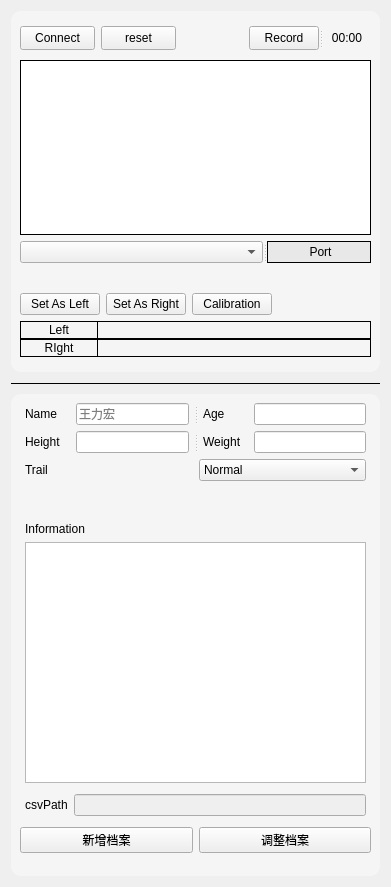
            <widget class="QWidget" name="columnLeft" native="true">
             <property name="maximumSize">
              <size>
               <width>391</width>
               <height>16777215</height>
              </size>
             </property>
             <property name="styleSheet">
              <string notr="true">#columnLeft{border: 1px solid;
	background-color: rgba(255, 255, 255, 200);
	border-top-left-radius:10px;
	border-bottom-left-radius:10px;
}</string>
             </property>
             <layout class="QVBoxLayout" name="verticalLayout_5" stretch="3,0,4">
              <item>
               <widget class="QWidget" name="controlPanel" native="true">
                <property name="sizePolicy">
                 <sizepolicy hsizetype="Expanding" vsizetype="Expanding">
                  <horstretch>0</horstretch>
                  <verstretch>0</verstretch>
                 </sizepolicy>
                </property>
                <property name="styleSheet">
                 <string notr="true">#controlPanel{
	border-radius:10px;
	background-color: rgba(255, 255, 255, 100);
}</string>
                </property>
                <layout class="QVBoxLayout" name="verticalLayout_4">
                 <property name="topMargin">
                  <number>15</number>
                 </property>
                 <property name="bottomMargin">
                  <number>15</number>
                 </property>
                 <item>
                  <layout class="QHBoxLayout" name="horizontalLayout_13">
                   <item>
                    <widget class="QPushButton" name="tcpBtn">
                     <property name="maximumSize">
                      <size>
                       <width>75</width>
                       <height>24</height>
                      </size>
                     </property>
                     <property name="text">
                      <string>Connect</string>
                     </property>
                    </widget>
                   </item>
                   <item>
                    <widget class="QPushButton" name="reset">
                     <property name="maximumSize">
                      <size>
                       <width>75</width>
                       <height>24</height>
                      </size>
                     </property>
                     <property name="text">
                      <string>reset</string>
                     </property>
                    </widget>
                   </item>
                   <item>
                    <spacer name="horizontalSpacer_7">
                     <property name="orientation">
                      <enum>Qt::Horizontal</enum>
                     </property>
                     <property name="sizeHint" stdset="0">
                      <size>
                       <width>40</width>
                       <height>20</height>
                      </size>
                     </property>
                    </spacer>
                   </item>
                   <item>
                    <widget class="QSplitter" name="splitter">
                     <property name="orientation">
                      <enum>Qt::Horizontal</enum>
                     </property>
                     <widget class="QPushButton" name="recordBtn">
                      <property name="minimumSize">
                       <size>
                        <width>0</width>
                        <height>0</height>
                       </size>
                      </property>
                      <property name="maximumSize">
                       <size>
                        <width>70</width>
                        <height>24</height>
                       </size>
                      </property>
                      <property name="text">
                       <string>Record</string>
                      </property>
                     </widget>
                     <widget class="QLabel" name="timeCounter">
                      <property name="minimumSize">
                       <size>
                        <width>48</width>
                        <height>24</height>
                       </size>
                      </property>
                      <property name="maximumSize">
                       <size>
                        <width>48</width>
                        <height>24</height>
                       </size>
                      </property>
                      <property name="layoutDirection">
                       <enum>Qt::RightToLeft</enum>
                      </property>
                      <property name="autoFillBackground">
                       <bool>false</bool>
                      </property>
                      <property name="text">
                       <string>&lt;html&gt;&lt;head/&gt;&lt;body&gt;&lt;p align=&quot;center&quot;&gt;00:00&lt;/p&gt;&lt;/body&gt;&lt;/html&gt;</string>
                      </property>
                     </widget>
                    </widget>
                   </item>
                  </layout>
                 </item>
                 <item>
                  <spacer name="verticalSpacer_8">
                   <property name="orientation">
                    <enum>Qt::Vertical</enum>
                   </property>
                   <property name="sizeType">
                    <enum>QSizePolicy::Preferred</enum>
                   </property>
                   <property name="sizeHint" stdset="0">
                    <size>
                     <width>20</width>
                     <height>20</height>
                    </size>
                   </property>
                  </spacer>
                 </item>
                 <item>
                  <widget class="QTextEdit" name="tcpMsg">
                   <property name="styleSheet">
                    <string notr="true">border: 1px solid black;</string>
                   </property>
                   <property name="frameShadow">
                    <enum>QFrame::Sunken</enum>
                   </property>
                   <property name="lineWidth">
                    <number>1</number>
                   </property>
                  </widget>
                 </item>
                 <item>
                  <widget class="QSplitter" name="comboBox">
                   <property name="orientation">
                    <enum>Qt::Horizontal</enum>
                   </property>
                   <widget class="QComboBox" name="clientComboBox"/>
                   <widget class="QLabel" name="clientComboBoxLable">
                    <property name="styleSheet">
                     <string notr="true">background-color: rgb(232, 232, 232);
border-color: rgb(0, 0, 0);
border:1px solid;</string>
                    </property>
                    <property name="text">
                     <string>&lt;html&gt;&lt;head/&gt;&lt;body&gt;&lt;p align=&quot;center&quot;&gt;Port&lt;/p&gt;&lt;/body&gt;&lt;/html&gt;</string>
                    </property>
                   </widget>
                  </widget>
                 </item>
                 <item>
                  <spacer name="verticalSpacer_2">
                   <property name="orientation">
                    <enum>Qt::Vertical</enum>
                   </property>
                   <property name="sizeType">
                    <enum>QSizePolicy::Preferred</enum>
                   </property>
                   <property name="sizeHint" stdset="0">
                    <size>
                     <width>20</width>
                     <height>40</height>
                    </size>
                   </property>
                  </spacer>
                 </item>
                 <item>
                  <layout class="QHBoxLayout" name="horizontalLayout_11">
                   <item>
                    <widget class="QPushButton" name="setAsLeft">
                     <property name="text">
                      <string>Set As Left</string>
                     </property>
                    </widget>
                   </item>
                   <item>
                    <spacer name="horizontalSpacer_4">
                     <property name="orientation">
                      <enum>Qt::Horizontal</enum>
                     </property>
                     <property name="sizeHint" stdset="0">
                      <size>
                       <width>18</width>
                       <height>20</height>
                      </size>
                     </property>
                    </spacer>
                   </item>
                   <item>
                    <widget class="QPushButton" name="setAsRight">
                     <property name="text">
                      <string>Set As Right</string>
                     </property>
                    </widget>
                   </item>
                   <item>
                    <widget class="QPushButton" name="caliBtn">
                     <property name="text">
                      <string>Calibration</string>
                     </property>
                    </widget>
                   </item>
                   <item>
                    <spacer name="horizontalSpacer_5">
                     <property name="orientation">
                      <enum>Qt::Horizontal</enum>
                     </property>
                     <property name="sizeHint" stdset="0">
                      <size>
                       <width>158</width>
                       <height>20</height>
                      </size>
                     </property>
                    </spacer>
                   </item>
                  </layout>
                 </item>
                 <item>
                  <layout class="QVBoxLayout" name="clientAndType">
                   <property name="spacing">
                    <number>0</number>
                   </property>
                   <property name="sizeConstraint">
                    <enum>QLayout::SetMinAndMaxSize</enum>
                   </property>
                   <item>
                    <layout class="QHBoxLayout" name="horizontalLayout_7" stretch="2,7">
                     <property name="spacing">
                      <number>0</number>
                     </property>
                     <property name="sizeConstraint">
                      <enum>QLayout::SetDefaultConstraint</enum>
                     </property>
                     <item>
                      <widget class="QLabel" name="LeftLable">
                       <property name="sizePolicy">
                        <sizepolicy hsizetype="Expanding" vsizetype="Preferred">
                         <horstretch>0</horstretch>
                         <verstretch>0</verstretch>
                        </sizepolicy>
                       </property>
                       <property name="minimumSize">
                        <size>
                         <width>40</width>
                         <height>18</height>
                        </size>
                       </property>
                       <property name="maximumSize">
                        <size>
                         <width>16777215</width>
                         <height>24</height>
                        </size>
                       </property>
                       <property name="styleSheet">
                        <string notr="true">border: 1px solid black
</string>
                       </property>
                       <property name="frameShape">
                        <enum>QFrame::NoFrame</enum>
                       </property>
                       <property name="frameShadow">
                        <enum>QFrame::Plain</enum>
                       </property>
                       <property name="text">
                        <string>Left</string>
                       </property>
                       <property name="alignment">
                        <set>Qt::AlignCenter</set>
                       </property>
                      </widget>
                     </item>
                     <item>
                      <widget class="QLabel" name="LeftIs">
                       <property name="minimumSize">
                        <size>
                         <width>0</width>
                         <height>18</height>
                        </size>
                       </property>
                       <property name="maximumSize">
                        <size>
                         <width>16777215</width>
                         <height>24</height>
                        </size>
                       </property>
                       <property name="styleSheet">
                        <string notr="true">border: 1px solid black;
border-left: 0px;
</string>
                       </property>
                       <property name="text">
                        <string/>
                       </property>
                       <property name="alignment">
                        <set>Qt::AlignCenter</set>
                       </property>
                      </widget>
                     </item>
                    </layout>
                   </item>
                   <item>
                    <layout class="QHBoxLayout" name="horizontalLayout_10" stretch="2,7">
                     <property name="spacing">
                      <number>0</number>
                     </property>
                     <item>
                      <widget class="QLabel" name="RightTable">
                       <property name="sizePolicy">
                        <sizepolicy hsizetype="Expanding" vsizetype="Preferred">
                         <horstretch>0</horstretch>
                         <verstretch>0</verstretch>
                        </sizepolicy>
                       </property>
                       <property name="minimumSize">
                        <size>
                         <width>40</width>
                         <height>18</height>
                        </size>
                       </property>
                       <property name="maximumSize">
                        <size>
                         <width>16777215</width>
                         <height>24</height>
                        </size>
                       </property>
                       <property name="styleSheet">
                        <string notr="true">border: 1px solid black
</string>
                       </property>
                       <property name="text">
                        <string>RIght</string>
                       </property>
                       <property name="alignment">
                        <set>Qt::AlignCenter</set>
                       </property>
                      </widget>
                     </item>
                     <item>
                      <widget class="QLabel" name="RightIs">
                       <property name="minimumSize">
                        <size>
                         <width>0</width>
                         <height>18</height>
                        </size>
                       </property>
                       <property name="maximumSize">
                        <size>
                         <width>16777215</width>
                         <height>24</height>
                        </size>
                       </property>
                       <property name="styleSheet">
                        <string notr="true">border: 1px solid black;
border-left: 0px;
</string>
                       </property>
                       <property name="text">
                        <string/>
                       </property>
                       <property name="alignment">
                        <set>Qt::AlignCenter</set>
                       </property>
                      </widget>
                     </item>
                    </layout>
                   </item>
                  </layout>
                 </item>
                </layout>
               </widget>
              </item>
              <item>
               <widget class="Line" name="line">
                <property name="minimumSize">
                 <size>
                  <width>0</width>
                  <height>10</height>
                 </size>
                </property>
                <property name="styleSheet">
                 <string notr="true">color: rgb(0, 0, 0);</string>
                </property>
                <property name="frameShadow">
                 <enum>QFrame::Plain</enum>
                </property>
                <property name="lineWidth">
                 <number>1</number>
                </property>
                <property name="orientation">
                 <enum>Qt::Horizontal</enum>
                </property>
               </widget>
              </item>
              <item>
               <widget class="QWidget" name="patientDoc" native="true">
                <property name="sizePolicy">
                 <sizepolicy hsizetype="Expanding" vsizetype="Expanding">
                  <horstretch>0</horstretch>
                  <verstretch>0</verstretch>
                 </sizepolicy>
                </property>
                <property name="styleSheet">
                 <string notr="true">#patientDoc{
	border-radius: 10px;
	background-color: rgba(255, 255, 255, 100);
}</string>
                </property>
                <layout class="QVBoxLayout" name="verticalLayout_3">
                 <item>
                  <widget class="QSplitter" name="splitter_4">
                   <property name="orientation">
                    <enum>Qt::Horizontal</enum>
                   </property>
                   <widget class="QWidget" name="layoutWidget_7">
                    <layout class="QHBoxLayout" name="horizontalLayout">
                     <property name="leftMargin">
                      <number>5</number>
                     </property>
                     <property name="rightMargin">
                      <number>5</number>
                     </property>
                     <item>
                      <widget class="QLabel" name="label">
                       <property name="minimumSize">
                        <size>
                         <width>45</width>
                         <height>0</height>
                        </size>
                       </property>
                       <property name="text">
                        <string>Name</string>
                       </property>
                      </widget>
                     </item>
                     <item>
                      <widget class="QLineEdit" name="pName">
                       <property name="text">
                        <string/>
                       </property>
                       <property name="placeholderText">
                        <string>王力宏</string>
                       </property>
                      </widget>
                     </item>
                    </layout>
                   </widget>
                   <widget class="QWidget" name="layoutWidget_2">
                    <layout class="QHBoxLayout" name="horizontalLayout_2">
                     <property name="leftMargin">
                      <number>5</number>
                     </property>
                     <property name="rightMargin">
                      <number>5</number>
                     </property>
                     <item>
                      <widget class="QLabel" name="label_3">
                       <property name="minimumSize">
                        <size>
                         <width>45</width>
                         <height>0</height>
                        </size>
                       </property>
                       <property name="text">
                        <string>Age</string>
                       </property>
                      </widget>
                     </item>
                     <item>
                      <widget class="QLineEdit" name="pAge">
                       <property name="text">
                        <string/>
                       </property>
                      </widget>
                     </item>
                    </layout>
                   </widget>
                  </widget>
                 </item>
                 <item>
                  <widget class="QSplitter" name="splitter_5">
                   <property name="orientation">
                    <enum>Qt::Horizontal</enum>
                   </property>
                   <widget class="QWidget" name="layoutWidget_4">
                    <layout class="QHBoxLayout" name="horizontalLayout_8">
                     <property name="leftMargin">
                      <number>5</number>
                     </property>
                     <property name="rightMargin">
                      <number>5</number>
                     </property>
                     <item>
                      <widget class="QLabel" name="label_9">
                       <property name="minimumSize">
                        <size>
                         <width>45</width>
                         <height>0</height>
                        </size>
                       </property>
                       <property name="text">
                        <string>Height</string>
                       </property>
                      </widget>
                     </item>
                     <item>
                      <widget class="QLineEdit" name="pHeight">
                       <property name="text">
                        <string/>
                       </property>
                      </widget>
                     </item>
                    </layout>
                   </widget>
                   <widget class="QWidget" name="layoutWidget_6">
                    <layout class="QHBoxLayout" name="horizontalLayout_9">
                     <property name="leftMargin">
                      <number>5</number>
                     </property>
                     <property name="rightMargin">
                      <number>5</number>
                     </property>
                     <item>
                      <widget class="QLabel" name="label_10">
                       <property name="minimumSize">
                        <size>
                         <width>45</width>
                         <height>0</height>
                        </size>
                       </property>
                       <property name="text">
                        <string>Weight</string>
                       </property>
                      </widget>
                     </item>
                     <item>
                      <widget class="QLineEdit" name="pWeight">
                       <property name="text">
                        <string/>
                       </property>
                      </widget>
                     </item>
                    </layout>
                   </widget>
                  </widget>
                 </item>
                 <item>
                  <layout class="QHBoxLayout" name="horizontalLayout_26">
                   <property name="leftMargin">
                    <number>5</number>
                   </property>
                   <property name="rightMargin">
                    <number>5</number>
                   </property>
                   <item>
                    <widget class="QLabel" name="label_6">
                     <property name="text">
                      <string>Trail</string>
                     </property>
                    </widget>
                   </item>
                   <item>
                    <widget class="QComboBox" name="trialComboBox">
                     <item>
                      <property name="text">
                       <string>Normal</string>
                      </property>
                     </item>
                     <item>
                      <property name="text">
                       <string>OMC</string>
                      </property>
                     </item>
                     <item>
                      <property name="text">
                       <string>Daily</string>
                      </property>
                     </item>
                     <item>
                      <property name="text">
                       <string>10MWT</string>
                      </property>
                     </item>
                     <item>
                      <property name="text">
                       <string>Test</string>
                      </property>
                     </item>
                    </widget>
                   </item>
                  </layout>
                 </item>
                 <item>
                  <spacer name="verticalSpacer">
                   <property name="orientation">
                    <enum>Qt::Vertical</enum>
                   </property>
                   <property name="sizeType">
                    <enum>QSizePolicy::Ignored</enum>
                   </property>
                   <property name="sizeHint" stdset="0">
                    <size>
                     <width>20</width>
                     <height>30</height>
                    </size>
                   </property>
                  </spacer>
                 </item>
                 <item>
                  <layout class="QVBoxLayout" name="verticalLayout">
                   <property name="leftMargin">
                    <number>5</number>
                   </property>
                   <property name="topMargin">
                    <number>5</number>
                   </property>
                   <property name="rightMargin">
                    <number>5</number>
                   </property>
                   <property name="bottomMargin">
                    <number>5</number>
                   </property>
                   <item>
                    <widget class="QLabel" name="label_4">
                     <property name="text">
                      <string>Information</string>
                     </property>
                    </widget>
                   </item>
                   <item>
                    <widget class="QTextEdit" name="pInfo"/>
                   </item>
                  </layout>
                 </item>
                 <item>
                  <layout class="QHBoxLayout" name="horizontalLayout_3">
                   <property name="leftMargin">
                    <number>5</number>
                   </property>
                   <property name="rightMargin">
                    <number>5</number>
                   </property>
                   <item>
                    <widget class="QLabel" name="label_2">
                     <property name="text">
                      <string>csvPath</string>
                     </property>
                    </widget>
                   </item>
                   <item>
                    <widget class="QLineEdit" name="pCsvPath">
                     <property name="enabled">
                      <bool>false</bool>
                     </property>
                     <property name="text">
                      <string/>
                     </property>
                    </widget>
                   </item>
                  </layout>
                 </item>
                 <item>
                  <spacer name="verticalSpacer_3">
                   <property name="orientation">
                    <enum>Qt::Vertical</enum>
                   </property>
                   <property name="sizeType">
                    <enum>QSizePolicy::Preferred</enum>
                   </property>
                   <property name="sizeHint" stdset="0">
                    <size>
                     <width>20</width>
                     <height>5</height>
                    </size>
                   </property>
                  </spacer>
                 </item>
                 <item>
                  <layout class="QHBoxLayout" name="horizontalLayout_25">
                   <item>
                    <widget class="QPushButton" name="addNewDoc">
                     <property name="text">
                      <string>新增档案</string>
                     </property>
                    </widget>
                   </item>
                   <item>
                    <widget class="QPushButton" name="editCurrentDoc">
                     <property name="text">
                      <string>调整档案</string>
                     </property>
                    </widget>
                   </item>
                  </layout>
                 </item>
                 <item>
                  <spacer name="verticalSpacer_5">
                   <property name="orientation">
                    <enum>Qt::Vertical</enum>
                   </property>
                   <property name="sizeType">
                    <enum>QSizePolicy::Preferred</enum>
                   </property>
                   <property name="sizeHint" stdset="0">
                    <size>
                     <width>20</width>
                     <height>14</height>
                    </size>
                   </property>
                  </spacer>
                 </item>
                </layout>
               </widget>
              </item>
             </layout>
            </widget>
